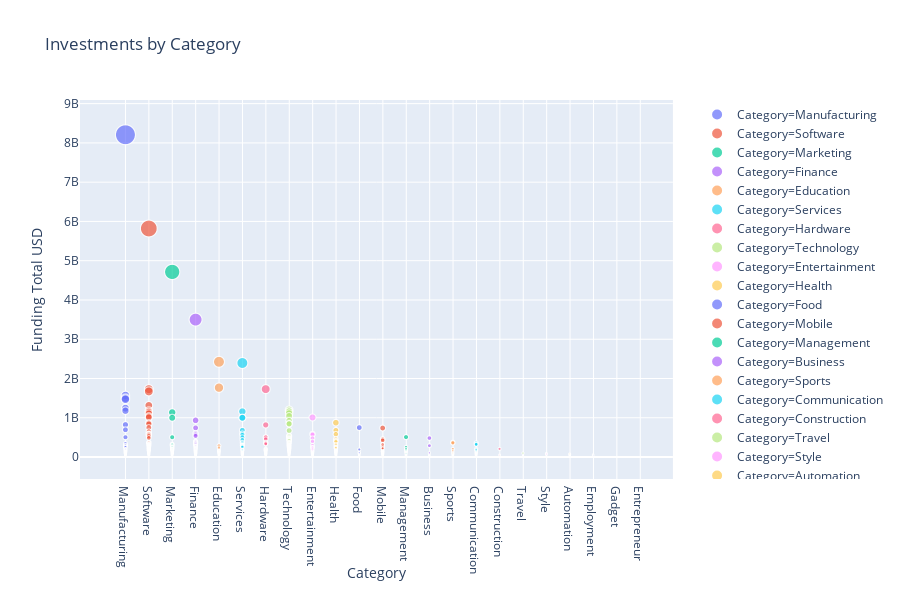

Here is the notebook cell this chart was saved with:
### Code cell
import plotly.express as px
fig = px.scatter(don_df, x="Category",
                 y="Funding Total USD",
                 color="Category",
                 size='Funding Total USD',
                 hover_data=['name'],
                 title=' Investments by Category')

fig.show()
